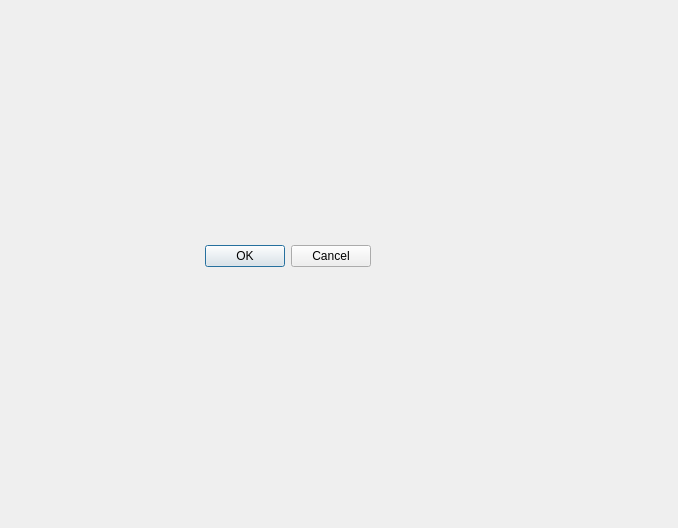
<?xml version="1.0" encoding="UTF-8"?>
<ui version="4.0">
 <class>Dialog</class>
 <widget class="QDialog" name="Dialog">
  <property name="geometry">
   <rect>
    <x>0</x>
    <y>0</y>
    <width>678</width>
    <height>528</height>
   </rect>
  </property>
  <property name="windowTitle">
   <string>Dialog</string>
  </property>
  <widget class="QDialogButtonBox" name="buttonBox">
   <property name="geometry">
    <rect>
     <x>30</x>
     <y>240</y>
     <width>341</width>
     <height>32</height>
    </rect>
   </property>
   <property name="orientation">
    <enum>Qt::Horizontal</enum>
   </property>
   <property name="standardButtons">
    <set>QDialogButtonBox::Cancel|QDialogButtonBox::Ok</set>
   </property>
  </widget>
 </widget>
 <resources/>
 <connections>
  <connection>
   <sender>buttonBox</sender>
   <signal>accepted()</signal>
   <receiver>Dialog</receiver>
   <slot>accept()</slot>
   <hints>
    <hint type="sourcelabel">
     <x>248</x>
     <y>254</y>
    </hint>
    <hint type="destinationlabel">
     <x>157</x>
     <y>274</y>
    </hint>
   </hints>
  </connection>
  <connection>
   <sender>buttonBox</sender>
   <signal>rejected()</signal>
   <receiver>Dialog</receiver>
   <slot>reject()</slot>
   <hints>
    <hint type="sourcelabel">
     <x>316</x>
     <y>260</y>
    </hint>
    <hint type="destinationlabel">
     <x>286</x>
     <y>274</y>
    </hint>
   </hints>
  </connection>
 </connections>
</ui>
